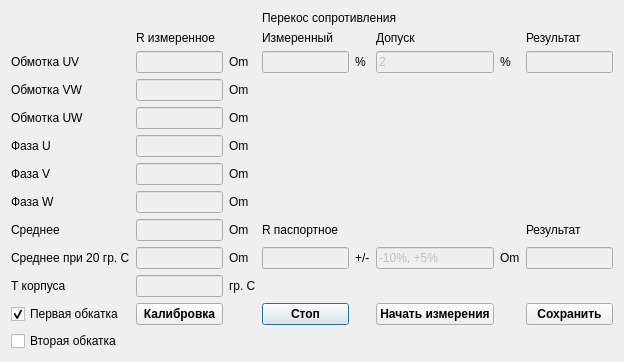
<?xml version="1.0" encoding="UTF-8"?>
<ui version="4.0">
 <class>window_experience_2</class>
 <widget class="QDialog" name="window_experience_2">
  <property name="geometry">
   <rect>
    <x>0</x>
    <y>0</y>
    <width>624</width>
    <height>338</height>
   </rect>
  </property>
  <property name="windowTitle">
   <string>Dialog</string>
  </property>
  <property name="styleSheet">
   <string notr="true"/>
  </property>
  <layout class="QVBoxLayout" name="verticalLayout">
   <item>
    <layout class="QGridLayout" name="gridLayout">
     <item row="9" column="6">
      <widget class="QLabel" name="label_28">
       <property name="text">
        <string>Om</string>
       </property>
      </widget>
     </item>
     <item row="2" column="2">
      <widget class="QLabel" name="label_7">
       <property name="text">
        <string>Om</string>
       </property>
      </widget>
     </item>
     <item row="7" column="2">
      <widget class="QLabel" name="label_19">
       <property name="text">
        <string>Om</string>
       </property>
      </widget>
     </item>
     <item row="12" column="0">
      <widget class="QCheckBox" name="checkBox_second_run_in">
       <property name="text">
        <string>Вторая обкатка</string>
       </property>
      </widget>
     </item>
     <item row="2" column="0">
      <widget class="QLabel" name="label_6">
       <property name="text">
        <string>Обмотка UV</string>
       </property>
      </widget>
     </item>
     <item row="3" column="2">
      <widget class="QLabel" name="label_11">
       <property name="text">
        <string>Om</string>
       </property>
      </widget>
     </item>
     <item row="1" column="5">
      <widget class="QLabel" name="label">
       <property name="text">
        <string>Допуск</string>
       </property>
      </widget>
     </item>
     <item row="8" column="2">
      <widget class="QLabel" name="label_21">
       <property name="text">
        <string>Om</string>
       </property>
      </widget>
     </item>
     <item row="1" column="1">
      <widget class="QLabel" name="label_3">
       <property name="text">
        <string>R измеренное</string>
       </property>
      </widget>
     </item>
     <item row="9" column="0">
      <widget class="QLabel" name="label_22">
       <property name="text">
        <string>Среднее при 20 гр. С</string>
       </property>
      </widget>
     </item>
     <item row="9" column="7">
      <widget class="QLineEdit" name="lineEdit_ResistanceWinding_of_SEM_Result">
       <property name="enabled">
        <bool>false</bool>
       </property>
      </widget>
     </item>
     <item row="2" column="7">
      <widget class="QLineEdit" name="lineEdit_WindingBalanceResult">
       <property name="enabled">
        <bool>false</bool>
       </property>
      </widget>
     </item>
     <item row="10" column="1">
      <widget class="QLineEdit" name="lineEdit_temperatureColdResistance">
       <property name="enabled">
        <bool>false</bool>
       </property>
      </widget>
     </item>
     <item row="5" column="2">
      <widget class="QLabel" name="label_17">
       <property name="text">
        <string>Om</string>
       </property>
      </widget>
     </item>
     <item row="10" column="0">
      <widget class="QLabel" name="label_24">
       <property name="text">
        <string>Т корпуса</string>
       </property>
      </widget>
     </item>
     <item row="7" column="1">
      <widget class="QLineEdit" name="lineEdit_resistanceW">
       <property name="enabled">
        <bool>false</bool>
       </property>
      </widget>
     </item>
     <item row="9" column="2">
      <widget class="QLabel" name="label_23">
       <property name="text">
        <string>Om</string>
       </property>
      </widget>
     </item>
     <item row="8" column="1">
      <widget class="QLineEdit" name="lineEdit_averageResistanceUVW">
       <property name="enabled">
        <bool>false</bool>
       </property>
      </widget>
     </item>
     <item row="7" column="0">
      <widget class="QLabel" name="label_16">
       <property name="text">
        <string>Фаза W</string>
       </property>
      </widget>
     </item>
     <item row="8" column="3">
      <widget class="QLabel" name="label_26">
       <property name="text">
        <string>R паспортное</string>
       </property>
      </widget>
     </item>
     <item row="2" column="5">
      <widget class="QLineEdit" name="lineEdit_3">
       <property name="enabled">
        <bool>false</bool>
       </property>
       <property name="text">
        <string>2</string>
       </property>
      </widget>
     </item>
     <item row="2" column="6">
      <widget class="QLabel" name="label_10">
       <property name="text">
        <string>%</string>
       </property>
      </widget>
     </item>
     <item row="2" column="1">
      <widget class="QLineEdit" name="lineEdit_winding_UV">
       <property name="enabled">
        <bool>false</bool>
       </property>
      </widget>
     </item>
     <item row="4" column="0">
      <widget class="QLabel" name="label_12">
       <property name="text">
        <string>Обмотка UW</string>
       </property>
      </widget>
     </item>
     <item row="6" column="1">
      <widget class="QLineEdit" name="lineEdit_resistanceV">
       <property name="enabled">
        <bool>false</bool>
       </property>
      </widget>
     </item>
     <item row="1" column="7">
      <widget class="QLabel" name="label_4">
       <property name="text">
        <string>Результат</string>
       </property>
      </widget>
     </item>
     <item row="3" column="1">
      <widget class="QLineEdit" name="lineEdit_winding_VW">
       <property name="enabled">
        <bool>false</bool>
       </property>
      </widget>
     </item>
     <item row="6" column="2">
      <widget class="QLabel" name="label_18">
       <property name="text">
        <string>Om</string>
       </property>
      </widget>
     </item>
     <item row="10" column="2">
      <widget class="QLabel" name="label_25">
       <property name="text">
        <string>гр. С</string>
       </property>
      </widget>
     </item>
     <item row="9" column="1">
      <widget class="QLineEdit" name="lineEdit_averageResistanceUVW20">
       <property name="enabled">
        <bool>false</bool>
       </property>
      </widget>
     </item>
     <item row="6" column="0">
      <widget class="QLabel" name="label_15">
       <property name="text">
        <string>Фаза V</string>
       </property>
      </widget>
     </item>
     <item row="8" column="0">
      <widget class="QLabel" name="label_20">
       <property name="text">
        <string>Среднее</string>
       </property>
      </widget>
     </item>
     <item row="4" column="1">
      <widget class="QLineEdit" name="lineEdit_winding_UW">
       <property name="enabled">
        <bool>false</bool>
       </property>
      </widget>
     </item>
     <item row="3" column="0">
      <widget class="QLabel" name="label_2">
       <property name="text">
        <string>Обмотка VW</string>
       </property>
      </widget>
     </item>
     <item row="9" column="5">
      <widget class="QLineEdit" name="lineEdit_14">
       <property name="enabled">
        <bool>false</bool>
       </property>
       <property name="text">
        <string>-10%, +5%</string>
       </property>
      </widget>
     </item>
     <item row="11" column="0">
      <widget class="QCheckBox" name="checkBox_first_run_in">
       <property name="tabletTracking">
        <bool>false</bool>
       </property>
       <property name="acceptDrops">
        <bool>false</bool>
       </property>
       <property name="autoFillBackground">
        <bool>false</bool>
       </property>
       <property name="text">
        <string>Первая обкатка</string>
       </property>
       <property name="checked">
        <bool>true</bool>
       </property>
      </widget>
     </item>
     <item row="4" column="2">
      <widget class="QLabel" name="label_13">
       <property name="text">
        <string>Om</string>
       </property>
      </widget>
     </item>
     <item row="9" column="4">
      <widget class="QLabel" name="label_27">
       <property name="text">
        <string>+/-</string>
       </property>
      </widget>
     </item>
     <item row="9" column="3">
      <widget class="QLineEdit" name="lineEdit_ResistanceWinding_of_SEM">
       <property name="enabled">
        <bool>false</bool>
       </property>
      </widget>
     </item>
     <item row="5" column="0">
      <widget class="QLabel" name="label_14">
       <property name="text">
        <string>Фаза U</string>
       </property>
      </widget>
     </item>
     <item row="5" column="1">
      <widget class="QLineEdit" name="lineEdit_resistanceU">
       <property name="enabled">
        <bool>false</bool>
       </property>
      </widget>
     </item>
     <item row="2" column="4">
      <widget class="QLabel" name="label_8">
       <property name="text">
        <string>%</string>
       </property>
      </widget>
     </item>
     <item row="2" column="3">
      <widget class="QLineEdit" name="lineEdit_WindingUVWbalance">
       <property name="enabled">
        <bool>false</bool>
       </property>
      </widget>
     </item>
     <item row="1" column="3">
      <widget class="QLabel" name="label_5">
       <property name="text">
        <string>Измеренный</string>
       </property>
      </widget>
     </item>
     <item row="8" column="7">
      <widget class="QLabel" name="label_29">
       <property name="text">
        <string>Результат</string>
       </property>
      </widget>
     </item>
     <item row="11" column="3">
      <widget class="QPushButton" name="pushButton_stopMeasurementColdWindingResistance">
       <property name="enabled">
        <bool>true</bool>
       </property>
       <property name="font">
        <font>
         <weight>75</weight>
         <bold>true</bold>
        </font>
       </property>
       <property name="cursor">
        <cursorShape>PointingHandCursor</cursorShape>
       </property>
       <property name="styleSheet">
        <string notr="true"/>
       </property>
       <property name="text">
        <string>Стоп</string>
       </property>
      </widget>
     </item>
     <item row="11" column="5">
      <widget class="QPushButton" name="pushButton_startMeasurementColdWindingResistance">
       <property name="font">
        <font>
         <weight>75</weight>
         <bold>true</bold>
        </font>
       </property>
       <property name="cursor">
        <cursorShape>PointingHandCursor</cursorShape>
       </property>
       <property name="styleSheet">
        <string notr="true"/>
       </property>
       <property name="text">
        <string>Начать измерения</string>
       </property>
      </widget>
     </item>
     <item row="11" column="7">
      <widget class="QPushButton" name="pushButton_saveMeasurementColdWindingResistance">
       <property name="enabled">
        <bool>true</bool>
       </property>
       <property name="font">
        <font>
         <weight>75</weight>
         <bold>true</bold>
        </font>
       </property>
       <property name="cursor">
        <cursorShape>PointingHandCursor</cursorShape>
       </property>
       <property name="styleSheet">
        <string notr="true"/>
       </property>
       <property name="text">
        <string>Сохранить</string>
       </property>
      </widget>
     </item>
     <item row="4" column="3" colspan="5">
      <widget class="QLabel" name="label_measurement">
       <property name="font">
        <font>
         <pointsize>8</pointsize>
         <weight>75</weight>
         <bold>true</bold>
        </font>
       </property>
       <property name="text">
        <string/>
       </property>
      </widget>
     </item>
     <item row="0" column="3" colspan="5">
      <widget class="QLabel" name="label_9">
       <property name="text">
        <string>Перекос сопротивления</string>
       </property>
      </widget>
     </item>
     <item row="11" column="1">
      <widget class="QPushButton" name="pushButton_Calibration">
       <property name="font">
        <font>
         <weight>75</weight>
         <bold>true</bold>
        </font>
       </property>
       <property name="cursor">
        <cursorShape>PointingHandCursor</cursorShape>
       </property>
       <property name="styleSheet">
        <string notr="true"/>
       </property>
       <property name="text">
        <string>Калибровка</string>
       </property>
      </widget>
     </item>
    </layout>
   </item>
  </layout>
 </widget>
 <resources/>
 <connections/>
</ui>
